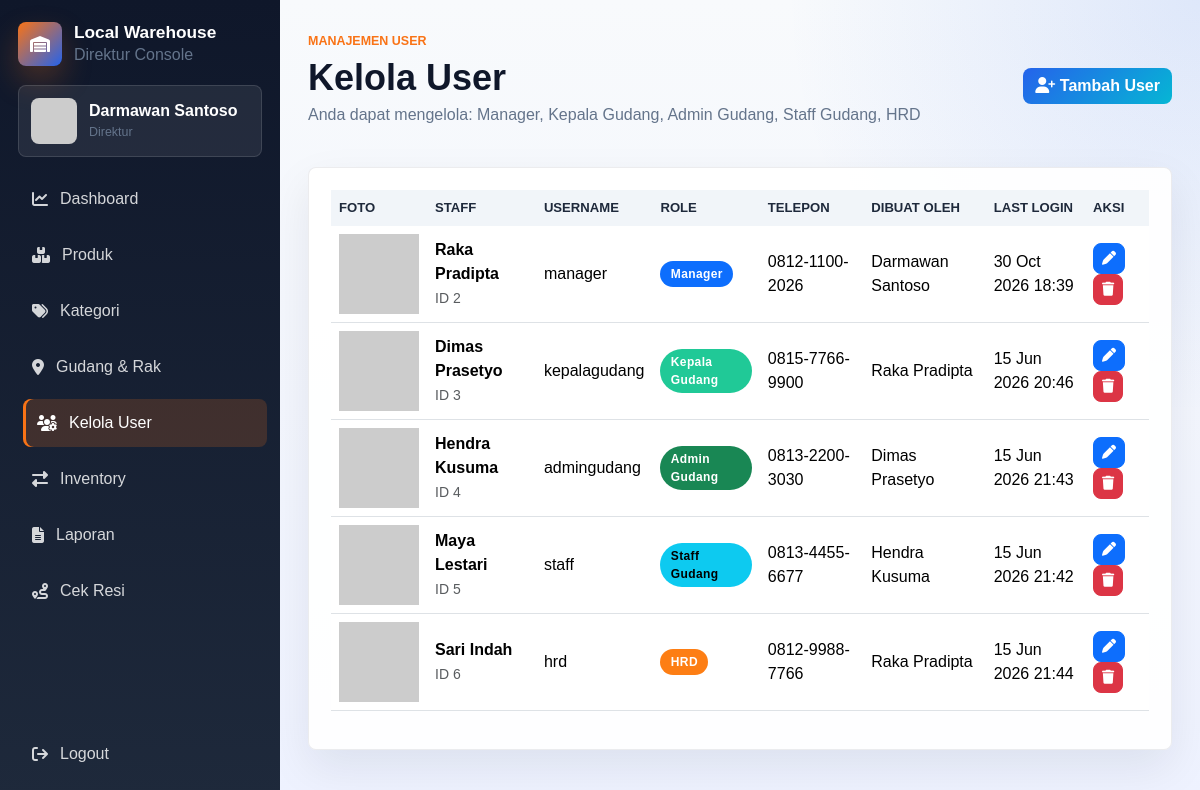
The app's page /php/index.php?page=users (signed in) with its own data.
### tables this page shows
CREATE TABLE `users` (
  `id` int(11) NOT NULL,
  `name` varchar(120) NOT NULL,
  `username` varchar(60) NOT NULL,
  `password` varchar(255) NOT NULL,
  `role` enum('direktur','manager','kepala_gudang','admin_gudang','staff_gudang','hrd') NOT NULL DEFAULT 'staff_gudang',
  `phone` varchar(30) DEFAULT NULL,
  `profile_photo` varchar(255) DEFAULT NULL,
  `created_by` int(11) DEFAULT NULL,
  `last_login` datetime DEFAULT NULL,
  `created_at` timestamp NOT NULL DEFAULT current_timestamp()
);

### php/config/functions.php (called while the page is built, shortened)
<?php
function allowed_roles_to_create($creatorRole) {
    switch ($creatorRole) {
        case 'direktur':     return ['manager','kepala_gudang','admin_gudang','staff_gudang','hrd'];
    }
}
function role_label($role) {
    $map = [
        'direktur'     => 'Direktur',
        'manager'      => 'Manager',
        'kepala_gudang'=> 'Kepala Gudang',
        'admin_gudang' => 'Admin Gudang',
        'staff_gudang' => 'Staff Gudang',
        'hrd'          => 'HRD',
    ];
    return $map[$role] ?? ucfirst($role);
}
function role_badge_class($role) {
    $map = [
        'direktur'     => 'role-direktur',
        'manager'      => 'role-manager',
        'kepala_gudang'=> 'role-kepala',
        'admin_gudang' => 'role-admin',
        'staff_gudang' => 'role-staff',
        'hrd'          => 'role-hrd',
    ];
    return $map[$role] ?? 'role-staff';
}
function current_user() {
    return [
        'id'   => $_SESSION['user_id'] ?? null,
        'name' => $_SESSION['name'] ?? '',
        'role' => $_SESSION['role'] ?? ''
    ];
}
function dicebear_avatar($seed, $size = 96) {
    return 'https://api.dicebear.com/8.x/thumbs/svg?seed=' . rawurlencode($seed) . '&size=' . intval($size);
}
function user_avatar_url($profilePhoto, $nameSeed, $size = 96) {
    return dicebear_avatar($nameSeed, $size);
}
function table_column_exists($mysqli, $table, $column) {
    $query = "SHOW COLUMNS FROM `$table` LIKE '$column'";
    $result = $mysqli->query($query);
    return $result && $result->num_rows > 0;
}

### php/modules/users.php (the view, shortened to what this page needs)
<?php
$currentUser  = current_user();
$myRole       = $currentUser['role'];
$myId         = $currentUser['id'];
$rolesAllowed = allowed_roles_to_create($myRole);
$hasProfilePhoto = table_column_exists($mysqli, 'users', 'profile_photo');
$userProfilePhotoSelect = $hasProfilePhoto ? 'u.profile_photo' : 'NULL AS profile_photo';
$action = $_GET['action'] ?? 'list';
if ($myRole === 'hrd') {
    $usersResult = $mysqli->query("SELECT u.id, u.name, u.username, u.role, u.phone, {$userProfilePhotoSelect}, u.last_login, c.name AS created_by_name
        FROM users u LEFT JOIN users c ON u.created_by = c.id ORDER BY u.role, u.name");
} elseif (empty($rolesAllowed)) {
    $usersResult = $mysqli->query("SELECT u.id, u.name, u.username, u.role, u.phone, {$userProfilePhotoSelect}, u.last_login, c.name AS created_by_name FROM users u LEFT JOIN users c ON u.created_by = c.id WHERE 1=0");
} else {
    $placeholders = implode(',', array_fill(0, count($rolesAllowed), '?'));
    $types        = str_repeat('s', count($rolesAllowed));
    $usersQuery   = $mysqli->prepare("SELECT u.id, u.name, u.username, u.role, u.phone, {$userProfilePhotoSelect}, u.last_login, c.name AS created_by_name
        FROM users u LEFT JOIN users c ON u.created_by = c.id
        WHERE u.role IN ($placeholders) ORDER BY u.role, u.name");
    $usersQuery->bind_param($types, ...$rolesAllowed);
    $usersQuery->execute();
    $usersResult = $usersQuery->get_result();
}
?>
<?php if ($action === 'list'): ?>
<section class="page-head">
    <div>
        <span class="eyebrow">Manajemen User</span>
        <h1>Kelola User</h1>
        <?php if ($myRole === 'hrd'): ?>
            <p><span class="badge bg-secondary"><i class="fa-solid fa-eye"></i> HRD</span> Anda dapat melihat semua user dan mengedit profil &amp; foto.</p>
        <?php elseif (!empty($rolesAllowed)): ?>
            <p>Anda dapat mengelola: <?php echo implode(', ', array_map('role_label', $rolesAllowed)); ?></p>
        <?php endif; ?>
    </div>
    <?php if (!empty($rolesAllowed) && $myRole !== 'hrd'): ?>
        <a href="index.php?page=users&action=add" class="btn btn-electric"><i class="fa-solid fa-user-plus"></i> Tambah User</a>
    <?php endif; ?>
</section>
<div class="panel">
    <div class="table-responsive">
        <table class="table table-hover align-middle">
            <thead>
                <tr><th>Foto</th><th>Staff</th><th>Username</th><th>Role</th><th>Telepon</th><th>Dibuat Oleh</th><th>Last Login</th><th>Aksi</th></tr>
            </thead>
            <tbody>
            <?php while ($row = $usersResult->fetch_assoc()): ?>
                <tr>
                    <td>
                        <img src="<?php echo htmlspecialchars(user_avatar_url($row['profile_photo'], $row['name'], 56)); ?>"
                             alt="Foto <?php echo htmlspecialchars($row['name']); ?>"
                             class="user-avatar-thumb"
                             onerror="this.src='<?php echo dicebear_avatar($row['name'], 56); ?>'">
                    </td>
                    <td>
                        <strong><?php echo htmlspecialchars($row['name']); ?></strong>
                        <br><small class="text-muted">ID <?php echo $row['id']; ?></small>
                    </td>
                    <td><?php echo htmlspecialchars($row['username']); ?></td>
                    <td><span class="role-badge <?php echo role_badge_class($row['role']); ?>"><?php echo role_label($row['role']); ?></span></td>
                    <td><?php echo htmlspecialchars($row['phone'] ?: '-'); ?></td>
                    <td><?php echo htmlspecialchars($row['created_by_name'] ?: '-'); ?></td>
                    <td><?php echo $row['last_login'] ? date('d M Y H:i', strtotime($row['last_login'])) : '-'; ?></td>
                    <td>
                        <a href="index.php?page=users&action=edit&id=<?php echo $row['id']; ?>" class="btn btn-sm btn-primary" title="Edit"><i class="fa-solid fa-pen"></i></a>
                        <?php if ($myRole !== 'hrd' && $row['id'] != $myId && in_array($row['role'], $rolesAllowed, true)): ?>
                            <a href="index.php?page=users&action=delete&id=<?php echo $row['id']; ?>" class="btn btn-sm btn-danger" title="Hapus" onclick="return confirm('Hapus user ini?');"><i class="fa-solid fa-trash"></i></a>
                        <?php endif; ?>
                    </td>
                </tr>
            <?php endwhile; ?>
            </tbody>
        </table>
    </div>
</div>
<?php endif; ?>

### php/layout/header.php (shortened to what this page needs)
<!doctype html>
<html lang="id">
<head>
    <link href="https://cdn.jsdelivr.net/npm/bootstrap@5.3.2/dist/css/bootstrap.min.css" rel="stylesheet">
    <link href="https://cdnjs.cloudflare.com/ajax/libs/font-awesome/6.5.1/css/all.min.css" rel="stylesheet">
    <link href="assets/css/style.css" rel="stylesheet">
</head>
<body>
<div class="app-shell d-flex">

### php/layout/sidebar.php
<?php
$user   = current_user();
$role   = $user['role'];
$isStaff = ($role === 'staff_gudang');
$active = function ($page) {
    $current = $_GET['page'] ?? 'dashboard';
    return $current === $page ? 'active' : '';
};
?>
<aside class="sidebar">
    <div class="brand">
        <div class="brand-mark"><i class="fa-solid fa-warehouse"></i></div>
        <div>
            <h4>Local Warehouse</h4>
            <span><?php echo role_label($role); ?> Console</span>
        </div>
    </div>
    <div class="user-chip">
        <img src="<?php echo htmlspecialchars(user_avatar_url($_SESSION['profile_photo'] ?? '', $user['name'], 64)); ?>"
             alt="Avatar"
             onerror="this.src='<?php echo dicebear_avatar($user['name'], 64); ?>'">
        <div>
            <strong><?php echo htmlspecialchars($user['name']); ?></strong>
            <small><?php echo role_label($role); ?></small>
        </div>
    </div>
    <nav class="nav flex-column">
        <a class="nav-link <?php echo $active('dashboard'); ?>" href="index.php?page=dashboard"><i class="fa-solid fa-chart-line"></i><span>Dashboard</span></a>
        <?php if (!$isStaff): ?>
            <?php if (in_array($role, ['direktur','manager','kepala_gudang','admin_gudang'], true)): ?>
                <a class="nav-link <?php echo $active('produk'); ?>" href="index.php?page=produk"><i class="fa-solid fa-boxes-stacked"></i><span>Produk</span></a>
                <a class="nav-link <?php echo $active('categories'); ?>" href="index.php?page=categories"><i class="fa-solid fa-tags"></i><span>Kategori</span></a>
                <a class="nav-link <?php echo $active('storage_locations'); ?>" href="index.php?page=storage_locations"><i class="fa-solid fa-location-dot"></i><span>Gudang &amp; Rak</span></a>
            <?php endif; ?>
            <a class="nav-link <?php echo $active('users'); ?>" href="index.php?page=users"><i class="fa-solid fa-users-gear"></i><span>Kelola User</span></a>
        <?php endif; ?>
        <a class="nav-link <?php echo $active('inventory'); ?>" href="index.php?page=inventory"><i class="fa-solid fa-right-left"></i><span>Inventory</span></a>
        <?php if (!$isStaff): ?>
            <a class="nav-link <?php echo $active('laporan'); ?>" href="index.php?page=laporan"><i class="fa-solid fa-file-lines"></i><span>Laporan</span></a>
        <?php else: ?>
            <a class="nav-link <?php echo $active('laporan'); ?>" href="index.php?page=laporan"><i class="fa-solid fa-file-lines"></i><span>Laporan Saya</span></a>
        <?php endif; ?>
        <a class="nav-link <?php echo $active('tracking'); ?>" href="index.php?page=tracking"><i class="fa-solid fa-route"></i><span>Cek Resi</span></a>
    </nav>
    <a class="logout-link" href="auth/logout.php"><i class="fa-solid fa-arrow-right-from-bracket"></i><span>Logout</span></a>
</aside>

### php/index.php (shortened to what this page needs)
<?php
$page = $_GET['page'] ?? 'dashboard';
require 'layout/header.php';
require 'layout/sidebar.php';
?>
<main class="content">
    <?php include "modules/{$page}.php"; ?>
</main>
<?php require 'layout/footer.php';

### php/layout/footer.php (shortened to what this page needs)
</div>
<div class="toast-container position-fixed top-0 end-0 p-3">
</div>
</body>
</html>

### php/assets/css/style.css (style rules this page uses)
:root { --navy: #1e293b; --navy-2: #0f172a; --orange: #f97316; --electric: #2563eb; --cyan: #06b6d4; --green: #22c55e; --danger: #ef4444; --soft: #f8fafc; --ink: #0f172a; --muted: #64748b; }
* { letter-spacing: 0; }
body { margin: 0; background: var(--soft); color: var(--ink); font-family: Arial, Helvetica, sans-serif; }
.app-shell { min-height: 100vh; }
.sidebar { width: 280px; min-height: 100vh; background: linear-gradient(180deg, var(--navy-2), var(--navy)); color: #fff; padding: 22px 18px; position: sticky; top: 0; display: flex; flex-direction: column; gap: 18px; }
.brand, .user-chip, .product-cell, .tracking-summary, .activity-item { display: flex; align-items: center; gap: 12px; }
.brand h4 { font-size: 1.08rem; margin: 0; font-weight: 800; }
.brand span, .user-chip small, .product-cell small, .page-head p, .panel-title p { color: var(--muted); }
.brand-mark { width: 44px; height: 44px; border-radius: 8px; display: grid; place-items: center; color: #fff; background: linear-gradient(135deg, var(--orange), var(--electric)); box-shadow: 0 14px 30px rgba(249, 115, 22, .25); }
.user-chip { background: rgba(255,255,255,.08); border: 1px solid rgba(255,255,255,.12); border-radius: 8px; padding: 12px; }
.user-chip img { width: 46px; height: 46px; border-radius: 8px; object-fit: cover; }
.user-chip small, .product-cell small { display: block; font-size: .78rem; }
.sidebar .nav { gap: 8px; }
.sidebar .nav-link, .logout-link { color: rgba(255,255,255,.82); display: flex; align-items: center; gap: 12px; padding: 12px 14px; border-radius: 8px; transition: transform .22s ease, background-color .22s ease, color .22s ease, box-shadow .22s ease; text-decoration: none; }
.sidebar .nav-link:hover, .sidebar .nav-link.active, .logout-link:hover { color: #fff; background: rgba(249,115,22,.18); transform: translateX(5px); box-shadow: inset 3px 0 0 var(--orange); }
.logout-link { margin-top: auto; }
.content { flex: 1; padding: 28px; min-width: 0; background: radial-gradient(circle at top right, rgba(37,99,235,.12), transparent 34%), linear-gradient(180deg, #f8fafc, #eef2ff); }
.page-head { display: flex; justify-content: space-between; align-items: center; gap: 18px; margin-bottom: 24px; }
.page-head h1 { margin: 4px 0; font-size: clamp(1.6rem, 3vw, 2.45rem); font-weight: 850; }
.eyebrow { color: var(--orange); font-size: .78rem; text-transform: uppercase; font-weight: 800; }
.panel { background: rgba(255,255,255,.92); border: 1px solid rgba(15,23,42,.08); border-radius: 8px; padding: 22px; box-shadow: 0 18px 45px rgba(15,23,42,.08); }
.btn { border-radius: 8px; transition: transform .2s ease, box-shadow .2s ease, filter .2s ease; }
.btn-electric { color: #fff; border: 0; background: linear-gradient(135deg, var(--electric), var(--cyan)); font-weight: 700; }
.table { --bs-table-hover-bg: rgba(249, 115, 22, .08); }
.table thead th { color: var(--navy); background: #f1f5f9; border-bottom: 0; font-size: .82rem; text-transform: uppercase; }
.table tbody tr { transition: transform .18s ease, box-shadow .18s ease, background-color .18s ease; }
.badge-in, .badge-out, .role-badge, .stock-pill { border-radius: 8px; padding: .42rem .62rem; font-weight: 800; }
.role-badge { background: #e0f2fe; color: #075985; }
.role-badge { display:inline-block; padding:.25rem .65rem; border-radius:999px; font-size:.75rem; font-weight:600; letter-spacing:.03em; }
.role-manager { background:#0d6efd; color:#fff; }
.role-admin { background:#198754; color:#fff; }
.role-staff { background:#0dcaf0; color:#000; }
.role-hrd { background:#fd7e14; color:#fff; }
.role-kepala { background:#20c997; color:#fff; }

### records on screen
users: name "Raka Pradipta", id "2", username "manager", role "Manager", phone "0812-1100-2026", created_by.name "Darmawan Santoso", last_login "30 Oct 2026 18:39"
users: name "Dimas Prasetyo", id "3", username "kepalagudang", role "Kepala Gudang", phone "0815-7766-9900", created_by.name "Raka Pradipta", last_login "15 Jun 2026 20:46"
users: name "Hendra Kusuma", id "4", username "admingudang", role "Admin Gudang", phone "0813-2200-3030", created_by.name "Dimas Prasetyo", last_login "15 Jun 2026 21:43"
users: name "Maya Lestari", id "5", username "staff", role "Staff Gudang", phone "0813-4455-6677", created_by.name "Hendra Kusuma", last_login "15 Jun 2026 21:42"
users: name "Sari Indah", id "6", username "hrd", role "HRD", phone "0812-9988-7766", created_by.name "Raka Pradipta", last_login "15 Jun 2026 21:44"

### other values on screen
role_label($role) "Direktur"
$user['name'] "Darmawan Santoso"
implode(', ', array_map('role_label', $rolesAllowed)) "Manager, Kepala Gudang, Admin Gudang, Staff Gudang, HRD"
